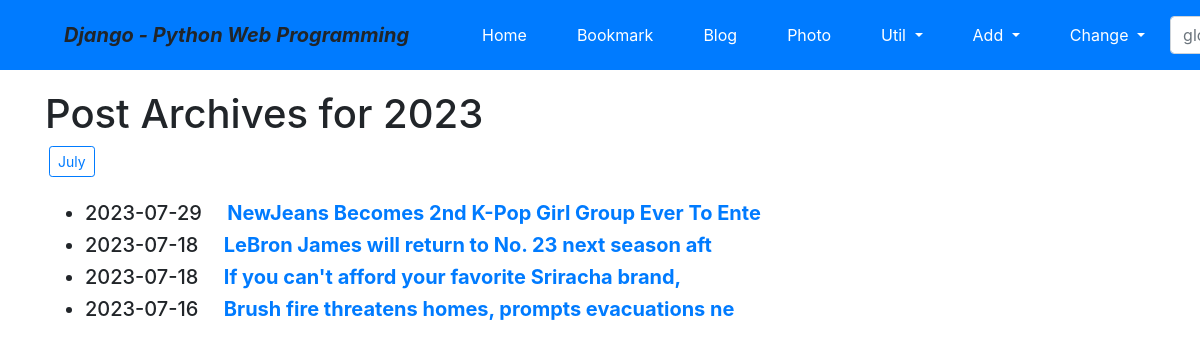
The page /blog/archive/2023/ on the database its author committed.
### blog/models.py (models this page shows, shortened)
class Post(models.Model):
    title = models.CharField(verbose_name='TITLE', max_length=50)
    slug = models.SlugField('SLUG', unique=True, allow_unicode=True, help_text='one word for title alias.')
    description = models.CharField('DESCRIPTION', max_length=100, blank=True, help_text='simple description text.')
    content = models.TextField('CONTENT')
    create_dt = models.DateTimeField('CREATE DATE', auto_now_add=True)
    modify_dt = models.DateTimeField('MODIFY DATE', auto_now=True)
    tags = TaggableManager(blank=True)
    owner = models.ForeignKey(User, on_delete=models.CASCADE, verbose_name='OWNER', blank=True, null=True)
    class Meta:
        verbose_name = 'post'
        verbose_name_plural = 'posts'
        db_table = 'blog_posts'
        ordering = ('-modify_dt',)
    def get_absolute_url(self):
        return reverse('blog:post_detail', args=(self.slug,))

### blog/views.py (the view)
# urls.py: path('archive/<int:year>/', views.PostYAV.as_view(), name='post_year_archive'),
class PostYAV(YearArchiveView):
    model = Post
    date_field = 'modify_dt'
    make_object_list = True

### blog/templates/blog/post_archive_year.html (shortened to what this page needs)
{% extends "base.html" %}
{% block content %}
<h1>Post Archives for {{ year|date:"Y" }}</h1>
    {% for date in date_list %}
        <a href="{% url 'blog:post_month_archive' year|date:'Y' date|date:'b' %}" class="btn btn-outline-primary btn-sm mx-1">{{ date|date:"F" }} </a>
    {% endfor %}
<br><br>
<div>
     <ul>
         {% for post in object_list %}
         <li class="h5">
             {{ post.modify_dt|date:"Y-m-d" }}&emsp;
             <a href="{{ post.get_absolute_url }}"><strong>{{ post.title }}</strong></a>
         </li>
         {% endfor %}
     </ul>
</div>
{% endblock %}

### rows shown on the page
Post: modify_dt "2023-07-29", title "NewJeans Becomes 2nd K-Pop Girl Group Ever To Ente"
Post: modify_dt "2023-07-18", title "LeBron James will return to No. 23 next season aft"
Post: modify_dt "2023-07-18", title "If you can't afford your favorite Sriracha brand,"
Post: modify_dt "2023-07-16", title "Brush fire threatens homes, prompts evacuations ne"

### other values the page prints
{{ year|date:"Y" }} "2023"
{{ date|date:"F" }} "July"
